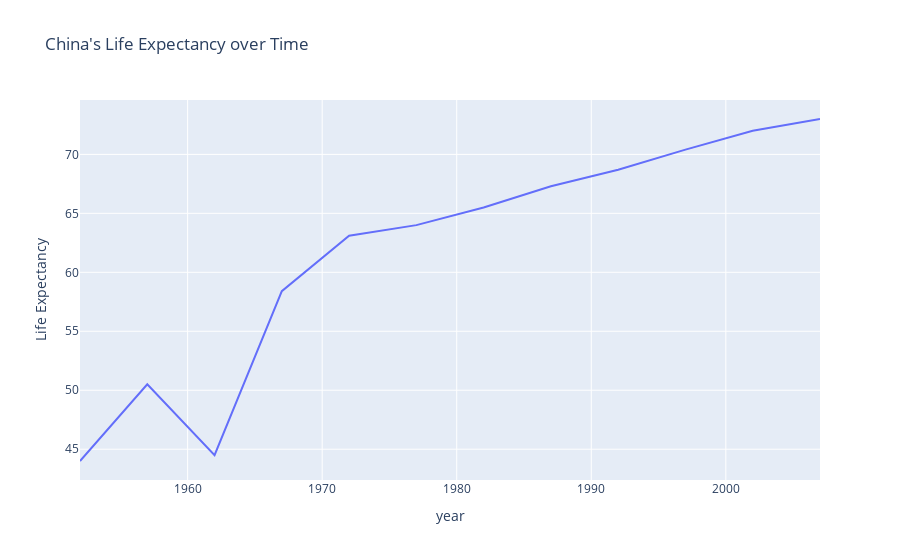

The cell this chart's notebook holds for it:
### Markdown cell above
## How to do it

### Single Line

1. Make a simple line chart by using the function `line` from the `plotly.express` module. 

Here we are passing the following inputs:

- `data_frame` : this is the data set to be used. Typically this is a `DataFrame` object, but you can only pass a dictionary or another array-like object. If missing, the function builds a `DataFrame` from the rest of the inputs. Note that each row of the data set is represented as vertex of a polyline mark in 2D space.
- `x` : the name of a column whose values will be used as x axis in cartesian coordinates
- `y` : the name of a column whose values will be used as y axis in cartesian coordinates
- `title` : the title for our chart

### Code cell
df = data1
fig = px.line(data_frame=df, x="year", y="Life Expectancy", 
              title="China's Life Expectancy over Time")
fig.show()

### Figure 1 — Plotly figure (JSON) as saved in the notebook; plotly's stock layout.template omitted (floating-point values rounded to 4 significant figures)
{"data": [{"hovertemplate": "year=%{x}<br>Life Expectancy=%{y}<extra></extra>", "legendgroup": "", "line": {"color": "#636efa", "dash": "solid"}, "marker": {"symbol": "circle"}, "mode": "lines", "name": "", "orientation": "v", "showlegend": false, "type": "scatter", "x": [1952, 1957, 1962, 1967, 1972, 1977, 1982, 1987, 1992, 1997, 2002, 2007], "xaxis": "x", "y": [44, 50.5, 44.5, 58.4, 63.1, 64, 65.5, 67.3, 68.7, 70.4, 72, 73], "yaxis": "y"}], "layout": {"legend": {"tracegroupgap": 0}, "title": {"text": "China's Life Expectancy over Time"}, "xaxis": {"anchor": "y", "domain": [0, 1], "title": {"text": "year"}}, "yaxis": {"anchor": "x", "domain": [0, 1], "title": {"text": "Life Expectancy"}}}}
